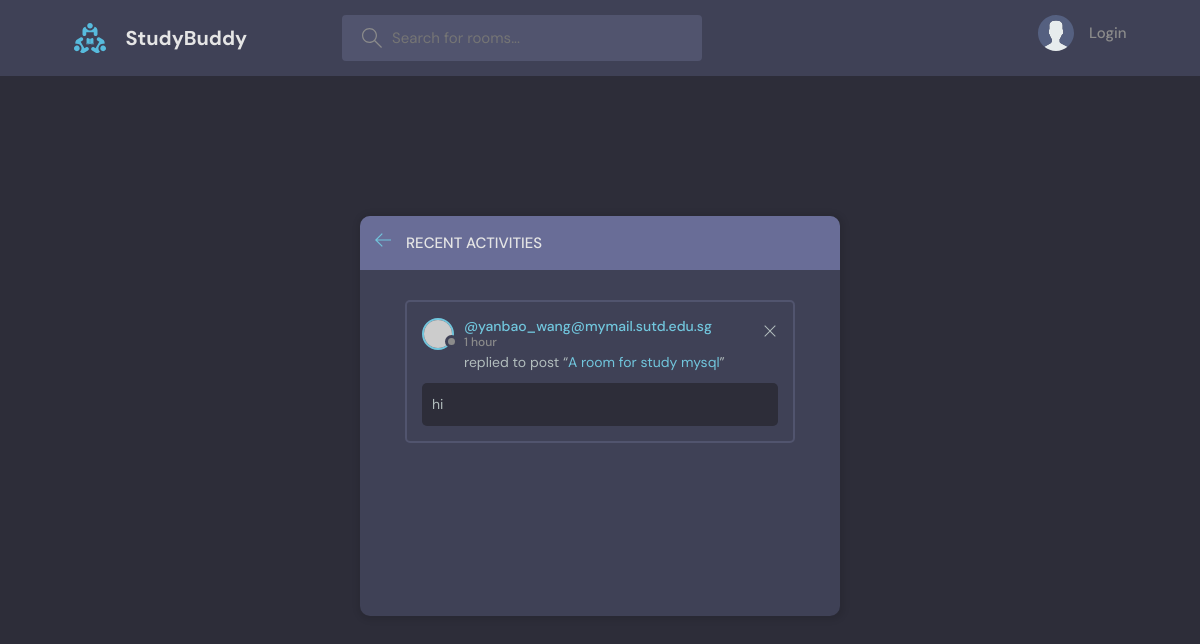
The page /activity/ on the database its author committed.
### base/models.py (models this page shows, shortened)
class Message(models.Model):
    user = models.ForeignKey(User, on_delete=models.CASCADE)
    room = models.ForeignKey(Room, on_delete=models.CASCADE)
    body = models.TextField()
    updated = models.DateTimeField(auto_now=True)
    created = models.DateTimeField(auto_now_add=True)
    class Meta:
        ordering = ['-updated','-created']
    def __str__(self):
        return self.body[:50]

class User(AbstractUser):
    name = models.CharField(max_length=200, null=True)
    email = models.EmailField(unique=True, null=True)
    bio = models.TextField(null=True)
    avatar = models.ImageField(null=True, default="avatar.svg")
    USERNAME_FIELD = 'email'
    REQUIRED_FIELDS = []

class Room(models.Model):
    host = models.ForeignKey(User, on_delete=models.SET_NULL, null=True)
    topic = models.ForeignKey(Topic, on_delete=models.SET_NULL, null=True)
    name = models.CharField(max_length=20)
    description = models.TextField(null=True, blank=True)
    participants = models.ManyToManyField(User, related_name="participants", blank=True)
    updated = models.DateTimeField(auto_now=True)
    created = models.DateTimeField(auto_now_add=True)
    class Meta:
        ordering = ['-updated','-created']

### base/views.py (the view)
# urls.py: path('activity/', views.activity, name="activity"),
def activity(req):
    messages =  Message.objects.all()
    context_table = {
        "req":req,
        "messages":messages,
    }
    return render(req, "base/activity.html", context_table)

### base/templates/base/activity.html
{% extends 'main.html' %}
{% block content %}
    <main class="layout">
      <div class="container">
        <div class="layout__box">
          <div class="layout__boxHeader">
            <div class="layout__boxTitle">
              <a href="{% url 'home' %}">
                <svg version="1.1" xmlns="http://www.w3.org/2000/svg" width="32" height="32" viewBox="0 0 32 32">
                  <title>arrow-left</title>
                  <path
                    d="M13.723 2.286l-13.723 13.714 13.719 13.714 1.616-1.611-10.96-10.96h27.625v-2.286h-27.625l10.965-10.965-1.616-1.607z"
                  ></path>
                </svg>
              </a>
              <h3>Recent Activities</h3>
            </div>
          </div>
          <div class="activities-page layout__body">
            {% for message in messages %}
            <div class="activities__box">
              <div class="activities__boxHeader roomListRoom__header">
                <a href="profile.html" class="roomListRoom__author">
                  <div class="avatar avatar--small">
                    <img src="https://randomuser.me/api/portraits/women/11.jpg" />
                  </div>
                  <p>
                    @{{message.user}}
                    <span>{{message.updated|timesince}}</span>
                  </p>
                </a>
                <div class="roomListRoom__actions">
                  <a href="{% url 'delete-message' message.id %}">
                    <svg version="1.1" xmlns="http://www.w3.org/2000/svg" width="32" height="32" viewBox="0 0 32 32">
                      <title>remove</title>
                      <path
                        d="M27.314 6.019l-1.333-1.333-9.98 9.981-9.981-9.981-1.333 1.333 9.981 9.981-9.981 9.98 1.333 1.333 9.981-9.98 9.98 9.98 1.333-1.333-9.98-9.98 9.98-9.981z"
                      ></path>
                    </svg>
                  </a>
                </div>
              </div>
              <div class="activities__boxContent">
                <p>replied to post “<a href="{% url 'room' message.room.id %}">{{message.room.name}}</a>”</p>
                <div class="activities__boxRoomContent">
                  {{message}}
                </div>
              </div>
            </div>
            {% endfor %}
          </div>
        </div>
      </div>
    </main>
{% endblock content %}

### base/static/styles/style.css (style rules this page uses)
:root { --color-main: #71c6dd; --color-main-light: #e1f6fb; --color-dark: #3f4156; --color-dark-medium: #51546e; --color-dark-light: #696d97; --color-light: #e5e5e5; --color-gray: #8b8b8b; --color-light-gray: #b2bdbd; --color-bg: #2d2d39; --color-success: #5dd693; --color-error: #fc4b0b; }
* { font-family: "DM Sans", -apple-system, BlinkMacSystemFont, "Segoe UI", Roboto, Oxygen, Ubuntu, Cantarell, "Open Sans", "Helvetica Neue", sans-serif; margin: 0; padding: 0; box-sizing: border-box; text-rendering: optimizeLegibility; font-size: inherit; }
html { font-size: 56.25%; }
@media only screen and (min-width: 1200px) { html { font-size: 62.5%; } }
body { line-height: 1.6; font-weight: 400; font-size: 1.5rem; color: var(--color-light-gray); background-color: var(--color-bg); min-height: 100vh; }
img { width: 100%; }
a { display: inline-block; color: var(--color-main); text-decoration: none; }
.container { max-width: 120rem; width: 90%; margin: auto; }
.avatar { position: relative; display: inline-block; border-radius: 50%; border: 2px solid var(--color-main); }
.avatar img { display: block; border-radius: 50%; object-fit: cover; object-position: center; }
.avatar::after { content: ""; display: block; position: absolute; background-color: var(--color-gray); z-index: 111; border-radius: 50%; border: 0.3rem solid var(--color-dark); }
.avatar.avatar--small img { width: 2.8rem; height: 2.8rem; }
.avatar.avatar--small:after { width: 0.7rem; height: 0.7rem; bottom: 0px; right: -6px; }
.layout { margin-top: 2.4rem; }
.layout > .container { display: flex; justify-content: space-between; align-items: flex-start; }
.layout__box { width: 90%; max-width: 48rem; min-height: 40rem; position: absolute; top: 50%; left: 50%; transform: translate(-50%, -46%); background-color: var(--color-dark); border-radius: 1rem; box-shadow: 1px 1px 6px 3px rgba(0, 0, 0, 0.1); overflow: hidden; }
.layout__boxHeader { display: flex; padding: 1.5rem; background-color: var(--color-dark-light); }
.layout__boxTitle { display: flex; gap: 1.5rem; align-items: center; }
.layout__boxTitle h3 { text-transform: uppercase; font-weight: 500; color: var(--color-light); }
.layout__boxTitle svg { width: 1.6rem; height: 1.6rem; fill: var(--color-main); }
.layout__body { margin: 3rem; }
.roomListRoom__header { display: flex; justify-content: space-between; align-items: center; }
.roomListRoom__author { font-weight: 500; display: flex; align-items: center; gap: 1rem; }
.roomListRoom__actions { display: flex; align-items: flex-start; gap: 1rem; position: relative; }
.roomListRoom__actions svg { fill: var(--color-main); width: 1.6rem; height: 1.6rem; }
.activities__box { margin: 1.5rem; padding: 1.5rem; border: 2px solid var(--color-dark-medium); border-radius: 5px; }
.activities__boxHeader p { font-size: 1.4rem; line-height: 1.3; }
.activities__boxHeader p span { color: var(--color-gray); font-size: 1.2rem; display: block; }
.activities__boxContent { margin-left: 4.2rem; }
.activities__boxContent { font-size: 1.4rem; }
.activities__boxRoomContent { background: var(--color-bg); padding: 1rem; border-radius: 5px; margin-top: 1rem; margin-left: -4.2rem; }
.roomListRoom__actions svg { fill: var(--color-light-gray); }

### rows shown on the page
Message: user "yanbao_wang@mymail.sutd.edu.sg", updated "1 hour", room.name "A room for study mysql", body "hi"
